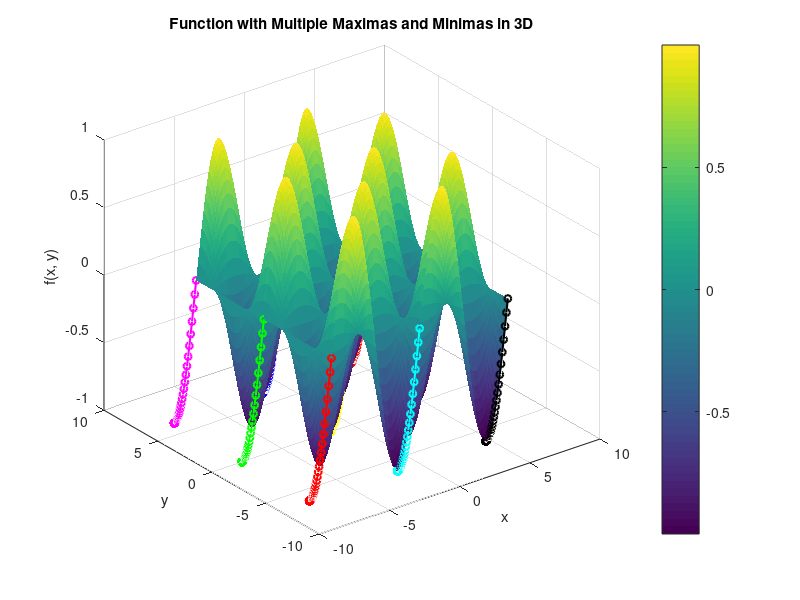

Source code (MATLAB):
% Example 1: Many Maximas and Minimas in 3D

% Define the function f(x, y) = sin(x) * cos(y)
f = @(x, y) sin(x) .* cos(y);

% Create a grid for x and y
x = linspace(-2*pi, 2*pi, 100);
y = linspace(-2*pi, 2*pi, 100);
[X, Y] = meshgrid(x, y);
Z = f(X, Y);

% Plot the 3D surface
figure;
surf(X, Y, Z, 'EdgeColor', 'none');
hold on;
xlabel('x');
ylabel('y');
zlabel('f(x, y)');
title('Function with Multiple Maximas and Minimas in 3D');
colorbar;
grid on;
view(3);

% Initial points for gradient descent
initial_points = [ -2*pi, -2*pi;
                   -2*pi, 0;
                   -2*pi, 2*pi;
                   0, -2*pi;
                   0, 0;
                   0, 2*pi;
                   2*pi, -2*pi;
                   2*pi, 0;
                   2*pi, 2*pi ];

colors = ['r', 'g', 'm', 'c', 'y', 'b', 'k', 'w', 'r'];

% Perform gradient descent for each initial point
for i = 1:size(initial_points, 1)
    x0 = initial_points(i, 1);
    y0 = initial_points(i, 2);
    x_current = x0;
    y_current = y0;
    learning_rate = 0.1;
    max_iterations = 100;
    trajectory_x = x_current;
    trajectory_y = y_current;
    trajectory_z = f(x_current, y_current);
    
    for iter = 1:max_iterations
        grad_x = cos(x_current) * cos(y_current);
        grad_y = -sin(x_current) * sin(y_current);
        x_next = x_current - learning_rate * grad_x;
        y_next = y_current - learning_rate * grad_y;
        trajectory_x(end+1) = x_next;
        trajectory_y(end+1) = y_next;
        trajectory_z(end+1) = f(x_next, y_next);
        if (abs(x_next - x_current) < 1e-6) && (abs(y_next - y_current) < 1e-6)
            break;
        end
        x_current = x_next;
        y_current = y_next;
    end
    
    % Plot the trajectory
    plot3(trajectory_x, trajectory_y, trajectory_z, 'o-', 'Color', colors(i), 'LineWidth', 1.5, 'MarkerSize', 5);
end

hold off;
pause;
